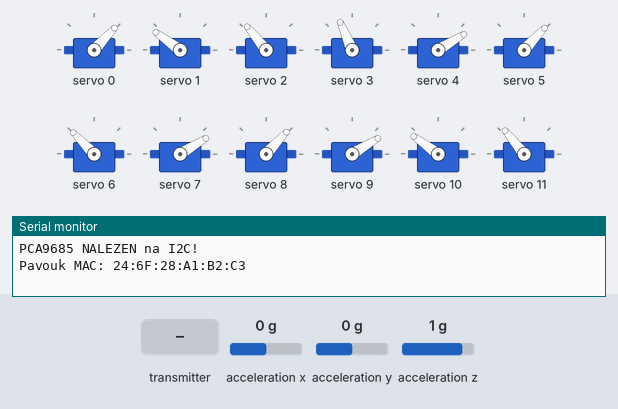
Simulated run of this sketch. Board: ESP32. Parts: 12 × servo, the last lines printed to the serial monitor. Wiring (inferred from the names in the program): MPU-6050 motion sensor at I2C address 0x68. Inputs (shaded band) come from the test bench; at power-on: acceleration x 0 g, acceleration y 0 g, acceleration z 1 g.

Above: at 1.2 s.
1.3 s: the transmitter starts sending x = -100
At 2.36 s:
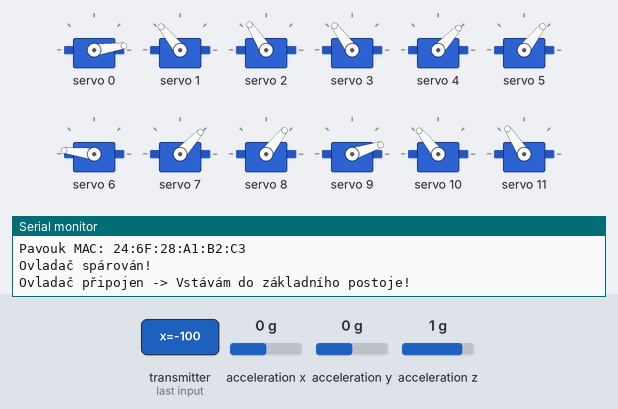
4.3 s: the transmitter starts sending tlA = 1
At 7.1 s:
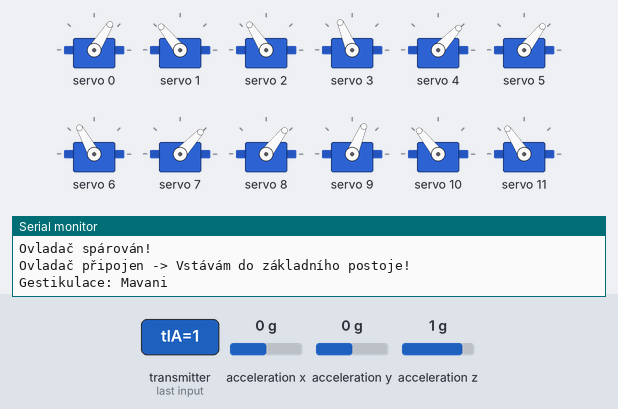
7.3 s: the transmitter starts sending tlA = 0
At 8.12 s:
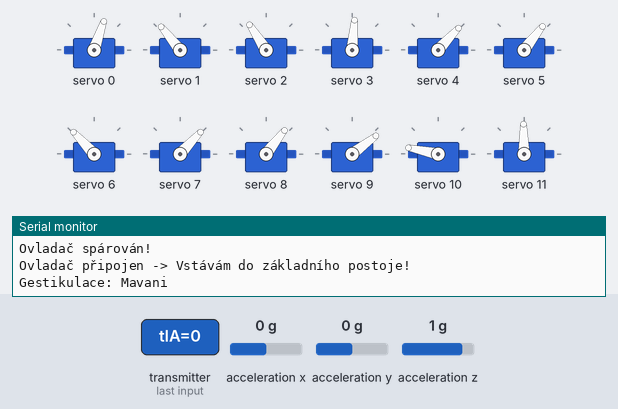
10.3 s: the transmitter starts sending tlB = 1
At 10.67 s:
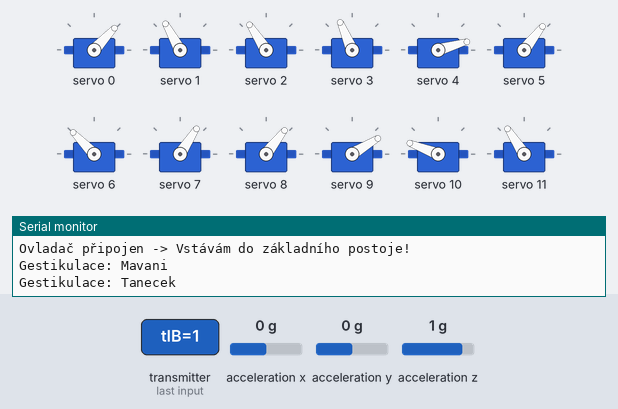
13.3 s: the transmitter starts sending tlB = 0
At 13.83 s:
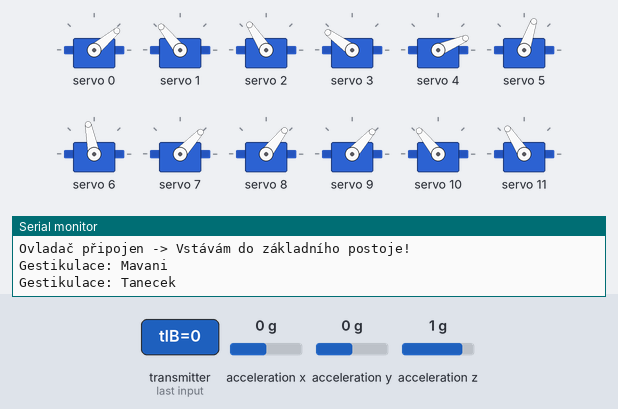
16.3 s: acceleration x set to -1.4 g
Timing chart, 0 to 22.6 s (numbered marks = the images above; inputs shaded):
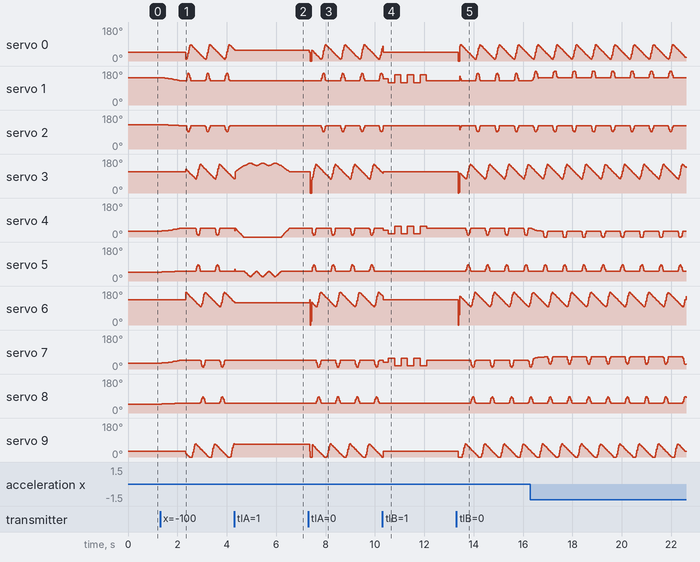

Measured:
- after the input at 4.3 s, servo 0: goes on until 4.3 s, then stays 58°; servo 1: stops changing and stays 129°; servo 2: stops changing and stays 123°; servo 6: goes on until 4.3 s, then stays 119°; servo 7: stops changing and stays 47°
- after the input at 10.3 s, servo 5, servo 8: stops changing and stays 52°; servo 11: stops changing and stays 123°

The sketch:

Pavouk.ino
```cpp
/*
 * Pavouk – Robot (ESP32-C3 SuperMini)
 * Ovládání 12 serv přes PCA9685 (I2C)
 * Komunikace přes ESP-NOW s ovladačem (M5StickS3)
 *
 * Úprava: zvednutí těžiště (vyšší výchozí femur, menší "tall" úhel -> delší noha)
 * - snížení neutrálního femuru (víc natáhnuto) pro zvýšení těžiště
 * - lehké přizpůsobení squat/tall hodnot
 * - ponechána adaptivní délka a rychlost kroku
 */

#include <WiFi.h>
#include <esp_now.h>
#include <Wire.h>
#include <Adafruit_PWMServoDriver.h>
#include "pavouk_config.h"

Adafruit_PWMServoDriver pwm = Adafruit_PWMServoDriver();

const int POCET_SERV = 12;

// ---------- Fyzické úhly (Základní postoj a sed) ----------
const int coxaBase[4] = {130, 115, 45, 35};
const int femurBase = 130;
const int tibiaBase = 125;
const int femurSit = 145;
const int tibiaSit = 130;

// Nastavení pulzů pro serva (v tickách pro PCA9685)
// 50Hz = 20ms perioda = 20000us
// 1 tick = 20000us / 4096 = 4.88us
// Min pulz 500us = ~102 ticků
// Max pulz 2400us = ~492 ticků
#define SERVOMIN  102
#define SERVOMAX  492

// ---------- Softwarová inverze serv ----------
// Pokud servo chodí na druhou stranu (nebo je mechanicky zrcadlově), změňte false na true.
// Indexy: 0=Coxa, 1=Femur, 2=Tibia
bool invertServo[12] = {
    true,  false, false, // Noha 0 (Přední Levá)   - Coxa invertována
    false, true,  true,  // Noha 1 (Přední Pravá)  - Femur a Tibia invertovány
    true,  true,  true,  // Noha 2 (Zadní Levá)    - VŠE invertováno (dle vašeho zjištění)
    false, false, false  // Noha 3 (Zadní Pravá)
};

// ---------- Mechanická korekce (Trim) ----------
// Pokud se pavouk při chůzi vpřed mírně stáčí na jednu stranu (mechanická asymetrie),
// můžete sem přidat kompenzaci (např. -5 nebo 5).
int trimRotaceVpred = -26; // Záporné = korekce doleva, Kladné = korekce doprava

// ---------- ESP-NOW struktury ----------
typedef struct pavouk_command {
    int8_t x;
    int8_t y;
    bool tlA;
    bool tlB;
} pavouk_command;

typedef struct pavouk_telemetry {
    uint8_t stav; // 0=STOJ, 1=CHUZE, 2=PREKAZKA!, 3=SED
} pavouk_telemetry;

// --- GYRO (MPU-6050) ---
#define MPU_ADDR 0x68
float smoothedPitch = 0.0;
float smoothedRoll = 0.0;
bool gyroEnabled = true; // Přepínač pro auto-leveling
float GYRO_MULTIPLIER = 0.6; // Stabilní síla vyvažování

pavouk_command prikaz;
pavouk_telemetry telemetrie;
uint8_t controller_mac[6] = {0, 0, 0, 0, 0, 0};
bool controller_known = false;

enum Stav { SED, STOJ, CHUZE, VYHY_PREKAZCE, MAVANI, TANECEK };
Stav aktualniStav = SED;
bool bylUzPostaven = false;

// ---------- ČTENÍ GYROSKOPU S FILTREM ----------
void readGyro() {
    Wire.beginTransmission(MPU_ADDR);
    Wire.write(0x3B); // Start registr pro Akcelerometr
    if (Wire.endTransmission(false) != 0) return; // Gyro není připojeno nebo I2C chyba

    // Ochrana proti selhání I2C při napěťových špičkách od serv
    uint8_t bytes = Wire.requestFrom((uint8_t)MPU_ADDR, (uint8_t)6, (uint8_t)true);
    if (bytes != 6) {
        while(Wire.available()) Wire.read();
        return;
    }

    // Explicitní sekvenční čtení po bajtech (řeší problém s pořadím vyhodnocení v C++)
    uint8_t x_h = Wire.read();
    uint8_t x_l = Wire.read();
    uint8_t y_h = Wire.read();
    uint8_t y_l = Wire.read();
    uint8_t z_h = Wire.read();
    uint8_t z_l = Wire.read();

    int16_t ax = (int16_t)((x_h << 8) | x_l);
    int16_t ay = (int16_t)((y_h << 8) | y_l);
    int16_t az = (int16_t)((z_h << 8) | z_l);

    // Ochrana proti nesmyslným datům (všechny bity v 1 nebo 0)
    if (ax == -1 && ay == -1 && az == -1) return;
    if (ax == 0 && ay == 0 && az == 0) return;

    // KRITICKÁ OCHRANA PROTI PŘEPADNUTÍ NA TLAMU:
    // Pokud je az < 2000 (ráz z chůze, odlehčení nohy), atan2 by skočilo o 180 stupňů a vystřelilo nohu do maxima!
    if (az < 2000) return;

    float rawPitch = atan2((float)ax, (float)az) * 57.29578f;
    float rawRoll  = atan2((float)ay, (float)az) * 57.29578f;

    // Bezpečnostní limit náklonu pro kompenzaci (max ±30 stupňů)
    rawPitch = constrain(rawPitch, -30.0f, 30.0f);
    rawRoll  = constrain(rawRoll,  -30.0f, 30.0f);

    // Hladký dolnopropustný filtr (Low-Pass)
    smoothedPitch = smoothedPitch * 0.85f + rawPitch * 0.15f;
    smoothedRoll  = smoothedRoll  * 0.85f + rawRoll  * 0.15f;
}

// ---------- Funkce pro serva (Hardware PWM přes PCA9685) ----------
void servoWrite(int servoNum, int angle) {
    if (servoNum >= 0 && servoNum < POCET_SERV) {
        // Aplikace inverze, pokud je pro dané servo zapnutá
        if (invertServo[servoNum]) {
            angle = 180 - angle;
        }

        if (angle < 0) angle = 0;
        if (angle > 180) angle = 180;

        // Převod úhlu 0-180 na PCA9685 ticky (SERVOMIN až SERVOMAX)
        int pulselen = map(angle, 0, 180, SERVOMIN, SERVOMAX);
        pwm.setPWM(servoNum, 0, pulselen);
    }
}

// Pomocná funkce pro nastavení celé nohy najednou
// Nohy: 0=Přední Levá, 1=Přední Pravá, 2=Zadní Levá, 3=Zadní Pravá
void setLeg(int leg, int coxa, int femur, int tibia) {
    int c_pin = leg * 3;
    int f_pin = leg * 3 + 1;
    int t_pin = leg * 3 + 2;

    // Zrcadlení už neřešíme tady, řeší ho pole invertServo[] automaticky!

    servoWrite(c_pin, coxa);
    servoWrite(f_pin, femur);
    servoWrite(t_pin, tibia);
}

// ---------- ESP-NOW Callbacks ----------
void onDataRecv(const esp_now_recv_info_t *info, const uint8_t *incomingData, int len) {
    if (len == sizeof(pavouk_command)) {
        memcpy(&prikaz, incomingData, sizeof(pavouk_command));

        if (!controller_known) {
            memcpy(controller_mac, info->src_addr, 6);
            esp_now_peer_info_t peerInfo = {};
            memcpy(peerInfo.peer_addr, controller_mac, 6);
            peerInfo.channel = 0;
            peerInfo.encrypt = false;
            if (esp_now_add_peer(&peerInfo) == ESP_OK) {
                controller_known = true;
                Serial.println("Ovladač spárován!");
            }
        }
    }
}


void setup() {
    Serial.begin(115200);

    // Inicializace I2C a PCA9685
    Wire.begin(I2C_SDA, I2C_SCL);

    // Test připojení PCA9685
    Wire.beginTransmission(0x40);
    if (Wire.endTransmission() == 0) {
        Serial.println("PCA9685 NALEZEN na I2C!");
    } else {
        Serial.println("CHYBA: PCA9685 NENALEZEN! Zkontroluj SDA (8) a SCL (9) a napájení VCC.");
    }

    // Probuzení gyroskopu (zápis nuly do Power Management registru)
    Wire.beginTransmission(MPU_ADDR);
    Wire.write(0x6B); // PWR_MGMT_1 registr
    Wire.write(0);    // 0 = probudit
    Wire.endTransmission(true);

    // Hardwarový digitální filtr (DLPF) v čipu MPU6050 na 10 Hz
    // Zlikviduje veškeré vibrace serv a mechanické rázy před výpočtem
    Wire.beginTransmission(MPU_ADDR);
    Wire.write(0x1A); // CONFIG registr
    Wire.write(0x05); // DLPF_CFG = 5 (10 Hz low pass filtr)
    Wire.endTransmission(true);

    // Nastavení rozsahu akcelerometru na ±4g
    Wire.beginTransmission(MPU_ADDR);
    Wire.write(0x1C); // ACCEL_CONFIG registr
    Wire.write(0x08); // ±4g
    Wire.endTransmission(true);

    pwm.begin();
    pwm.setOscillatorFrequency(27000000);
    pwm.setPWMFreq(50); // Analogová serva běží na ~50 Hz
    delay(10);

    // Po zapnutí si bezpečně lehne břichem na zem (žádné přetížení serv ani pád)
    sedNaBrise();

    // ESP-NOW
    WiFi.mode(WIFI_STA);
    if (esp_now_init() != ESP_OK) {
        Serial.println("Chyba ESP-NOW");
        return;
    }
    esp_now_register_recv_cb(onDataRecv);

    Serial.print("Pavouk MAC: ");
    Serial.println(WiFi.macAddress());
}

// ---------- Gesta a animace ----------
void loop() {
    // 1. Pokud ještě nebyl spárován ovladač, sedí v klidu na břiše
    if (!controller_known) {
        aktualniStav = SED;
        sedNaBrise();
        telemetrie.stav = 3;
        delay(50);
        return;
    }

    // 2. Jakmile se ovladač poprvé připojí, plynule vstane
    if (!bylUzPostaven) {
        Serial.println("Ovladač připojen -> Vstávám do základního postoje!");
        plynuleVstan();
        aktualniStav = STOJ;
    }

    // Reagujeme na gesta (tlačítka) nebo na pohyb
    if (prikaz.tlA) {
        aktualniStav = MAVANI;
    } else if (prikaz.tlB) {
        aktualniStav = TANECEK;
    } else if (abs(prikaz.y) > 15 || abs(prikaz.x) > 15) {
        aktualniStav = CHUZE;
    } else {
        aktualniStav = STOJ;
    }

    // Načtení gyra pro auto-leveling
    readGyro();

    switch(aktualniStav) {
        case SED:
            sedNaBrise();
            telemetrie.stav = 3;
            break;
        case STOJ:
            zakladniPostoj();
            telemetrie.stav = 0;
            break;
        case CHUZE:
            krocChuzou();
            telemetrie.stav = 1;
            break;
        case VYHY_PREKAZCE:
            zakladniPostoj();
            telemetrie.stav = 2;
            break;
        case MAVANI:
            mavejPravouPredni();
            // Návrat tlačítka - vyčkáme, až se pustí
            while(prikaz.tlA) delay(50);
            zakladniPostoj();
            aktualniStav = STOJ;
            telemetrie.stav = 0;
            break;
        case TANECEK:
            viteznyTanecek();
            while(prikaz.tlB) delay(50);
            zakladniPostoj();
            aktualniStav = STOJ;
            telemetrie.stav = 0;
            break;
    }

    static unsigned long lastTele = 0;
    if (millis() - lastTele > 1000 && controller_known) {
        esp_now_send(controller_mac, (uint8_t *)&telemetrie, sizeof(telemetrie));
        lastTele = millis();
    }

    delay(20);
}
```

pavouk_moves.ino
```cpp
// ---------- Pohybová logika ----------

// Pavouk leží břichem na zemi (úspora proudu, bezpečný start)
void sedNaBrise() {
    for (int i = 0; i < 4; i++) {
        setLeg(i, coxaBase[i], femurSit, tibiaSit);
    }
}

// Plynulé vstávání ze sedu do základního postoje
void plynuleVstan() {
    const int femurStart = 145;
    const int tibiaStart = 130;
    const int femurEnd = 130;
    const int tibiaEnd = 125;

    for (int step = 0; step <= 30; step++) {
        float progress = (float)step / 30.0f;
        float ease = (1.0f - cos(progress * 3.14159f)) / 2.0f;

        int f = femurStart + (femurEnd - femurStart) * ease;
        int t = tibiaStart + (tibiaEnd - tibiaStart) * ease;

        for (int i = 0; i < 4; i++) {
            setLeg(i, coxaBase[i], f, t);
        }
        delay(25);
    }
    bylUzPostaven = true;
}

// Stabilní postoj s nízkým těžištěm
void zakladniPostoj() {
    float pComp = 0.0;
    float rComp = 0.0;
    if (gyroEnabled) {
        if (abs(smoothedPitch) > 2.0) {
            pComp = (smoothedPitch > 0 ? smoothedPitch - 2.0 : smoothedPitch + 2.0) * GYRO_MULTIPLIER;
        }
        if (abs(smoothedRoll) > 2.0) {
            rComp = (smoothedRoll > 0 ? smoothedRoll - 2.0 : smoothedRoll + 2.0) * GYRO_MULTIPLIER;
        }
    }

    for(int i=0; i<4; i++) {
        float finalFemur = femurBase;

        if (gyroEnabled) {
            // PITCH
            if (i == 0 || i == 1) finalFemur -= pComp;
            else finalFemur += pComp;

            // ROLL
            if (i == 0 || i == 2) finalFemur -= rComp;
            else finalFemur += rComp;

            finalFemur = constrain(finalFemur, 55, 180);
        }

        setLeg(i, coxaBase[i], finalFemur, tibiaBase);
    }
}

void krocChuzou() {
    static float currentCycle = 0.0;
    unsigned long now = millis();
    static unsigned long lastUpdate = now;
    float dt = (now - lastUpdate) / 1000.0;
    lastUpdate = now;

    int maxJoy = max(abs(prikaz.y), abs(prikaz.x));
    if (maxJoy < 15) return;

    float speedHz = map(maxJoy, 0, 127, 50, 150) / 100.0;
    currentCycle += speedHz * dt;
    if (currentCycle >= 1.0) currentCycle -= 1.0;

    int femurStand = 130;
    int femurLift = map(maxJoy, 0, 127, 150, 175);
    int tibiaStand = 125;
    int tibiaLift = map(maxJoy, 0, 127, 100, 90);

    float phaseOffsets[4] = {0.0, 0.50, 0.25, 0.75};

    float legCycles[4];
    int swingLeg = -1;
    float swingProgress = 0.0;

    for (int i=0; i<4; i++) {
        legCycles[i] = currentCycle + phaseOffsets[i];
        if (legCycles[i] >= 1.0) legCycles[i] -= 1.0;

        if (legCycles[i] < 0.25) {
            swingLeg = i;
            swingProgress = legCycles[i] / 0.25;
        }
    }

    float targetFemur[4];
    float targetTibia[4];
    for(int i=0; i<4; i++) {
        targetFemur[i] = femurStand;
        targetTibia[i] = tibiaStand;
    }

    if (swingLeg != -1) {
        float liftSine = sin(swingProgress * 3.14159);

        targetFemur[swingLeg] = femurStand + (femurLift - femurStand) * liftSine;
        targetTibia[swingLeg] = tibiaStand + (tibiaLift - tibiaStand) * liftSine;

        int opposite = 3 - swingLeg;
        targetFemur[opposite] = femurStand; // ZRUŠENÝ squat - protilehlá noha už nejde k zemi

        for(int j=0; j<4; j++) {
            if(j != swingLeg && j != opposite) {
                targetFemur[j] = femurStand; // ZRUŠENÝ tall - ostatní nohy už tělo nezvedají
            }
        }
    }

    float targetCoxa[4];

    for (int i=0; i<4; i++) {
        int legJoy = prikaz.y;

        int rotace = prikaz.x;
        if (prikaz.y > 10 && prikaz.x == 0) rotace += trimRotaceVpred;

        if (i == 0 || i == 2) legJoy += rotace;
        else legJoy -= rotace;

        legJoy = constrain(legJoy, -127, 127);

        int offFwd = map(abs(legJoy), 0, 127, 15, 45);
        int offBwd = map(abs(legJoy), 0, 127, -15, -45);

        if (legJoy < 0) {
            int temp = offFwd; offFwd = offBwd; offBwd = temp;
        }

        if (legCycles[i] < 0.25) {
            float easeProgress = (1.0 - cos(swingProgress * 3.14159)) / 2.0;
            targetCoxa[i] = coxaBase[i] + offBwd + (offFwd - offBwd) * easeProgress;
        } else {
            float stanceProgress = (legCycles[i] - 0.25) / 0.75;
            targetCoxa[i] = coxaBase[i] + offFwd - (offFwd - offBwd) * stanceProgress;
        }
    }

    float pComp = 0.0;
    float rComp = 0.0;
    if (gyroEnabled) {
        if (abs(smoothedPitch) > 2.0) {
            pComp = (smoothedPitch > 0 ? smoothedPitch - 2.0 : smoothedPitch + 2.0) * GYRO_MULTIPLIER;
        }
        if (abs(smoothedRoll) > 2.0) {
            rComp = (smoothedRoll > 0 ? smoothedRoll - 2.0 : smoothedRoll + 2.0) * GYRO_MULTIPLIER;
        }
    }

    for(int i=0; i<4; i++) {
        float finalFemur = targetFemur[i];

        if (gyroEnabled) {
            if (i == 0 || i == 1) finalFemur -= pComp;
            else finalFemur += pComp;

            if (i == 0 || i == 2) finalFemur -= rComp;
            else finalFemur += rComp;

            finalFemur = constrain(finalFemur, 55, 180);
        }

        setLeg(i, targetCoxa[i], finalFemur, targetTibia[i]);
    }
}

// ---------- Gesta a animace ----------
void mavejPravouPredni() {
    Serial.println("Gestikulace: Mavani");
    int tempCoxa = coxaBase[1];
    int tempFemur = femurBase;
    int tempTibia = tibiaBase;

    for(int i=0; i<=15; i++) {
        tempFemur = femurBase + i*3;
        tempCoxa = coxaBase[1] + i*2;
        setLeg(1, tempCoxa, tempFemur, tempTibia);
        delay(20);
    }

    for(int w=0; w<3; w++) {
        for(int i=0; i<15; i++) {
            setLeg(1, tempCoxa + i, tempFemur, tempTibia + i*2);
            delay(15);
        }
        for(int i=15; i>0; i--) {
            setLeg(1, tempCoxa + i, tempFemur, tempTibia + i*2);
            delay(15);
        }
    }

    for(int i=15; i>=0; i--) {
        tempFemur = femurBase + i*3;
        tempCoxa = coxaBase[1] + i*2;
        setLeg(1, tempCoxa, tempFemur, tempTibia);
        delay(20);
    }
}

void viteznyTanecek() {
    Serial.println("Gestikulace: Tanecek");
    int targetFemur = femurBase + 10;
    for(int k=0; k<4; k++) {
        setLeg(k, coxaBase[k], targetFemur, tibiaBase);
    }
    delay(200);

    for(int t=0; t<3; t++) {
        setLeg(0, coxaBase[0], targetFemur - 20, tibiaBase);
        setLeg(2, coxaBase[2], targetFemur - 20, tibiaBase);
        setLeg(1, coxaBase[1], targetFemur + 20, tibiaBase);
        setLeg(3, coxaBase[3], targetFemur + 20, tibiaBase);
        delay(250);

        setLeg(0, coxaBase[0], targetFemur + 20, tibiaBase);
        setLeg(2, coxaBase[2], targetFemur + 20, tibiaBase);
        setLeg(1, coxaBase[1], targetFemur - 20, tibiaBase);
        setLeg(3, coxaBase[3], targetFemur - 20, tibiaBase);
        delay(250);
    }

    zakladniPostoj();
}
```

Source omitted: pavouk_config.h (3365 bytes)
